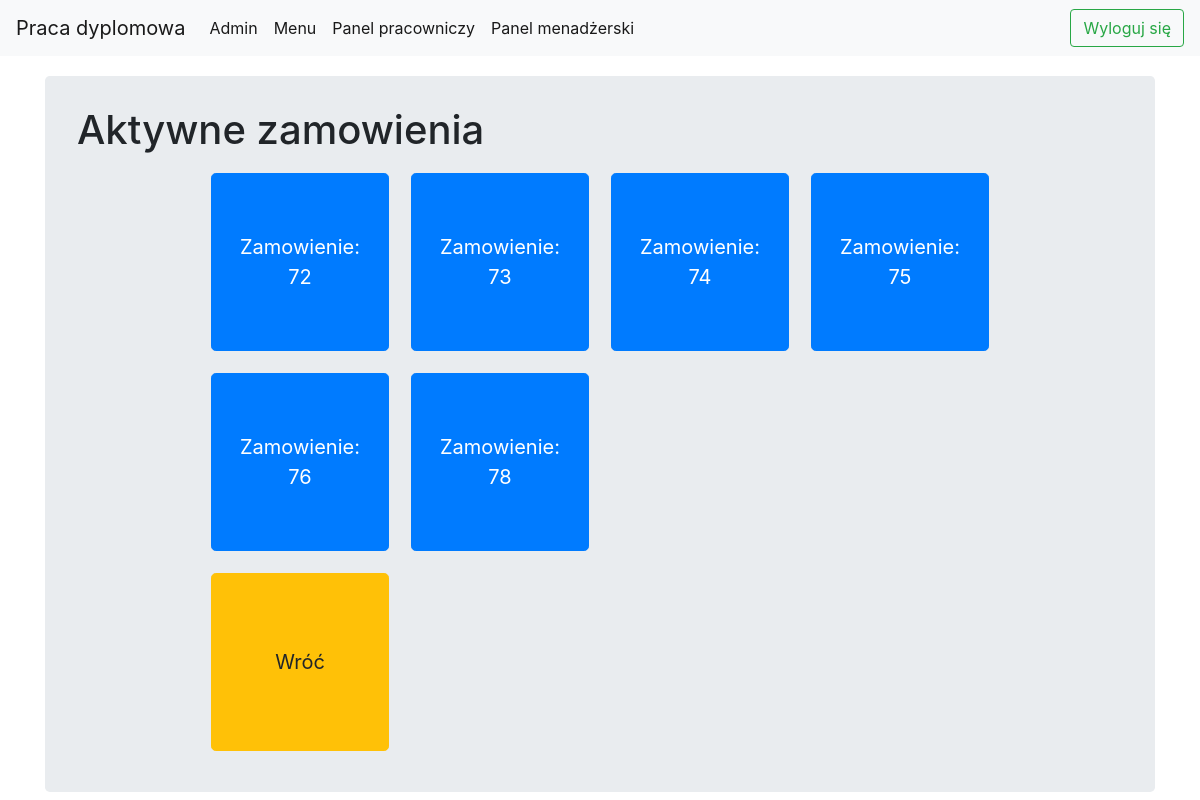
The app's page /active_orders/ (signed in), older data.
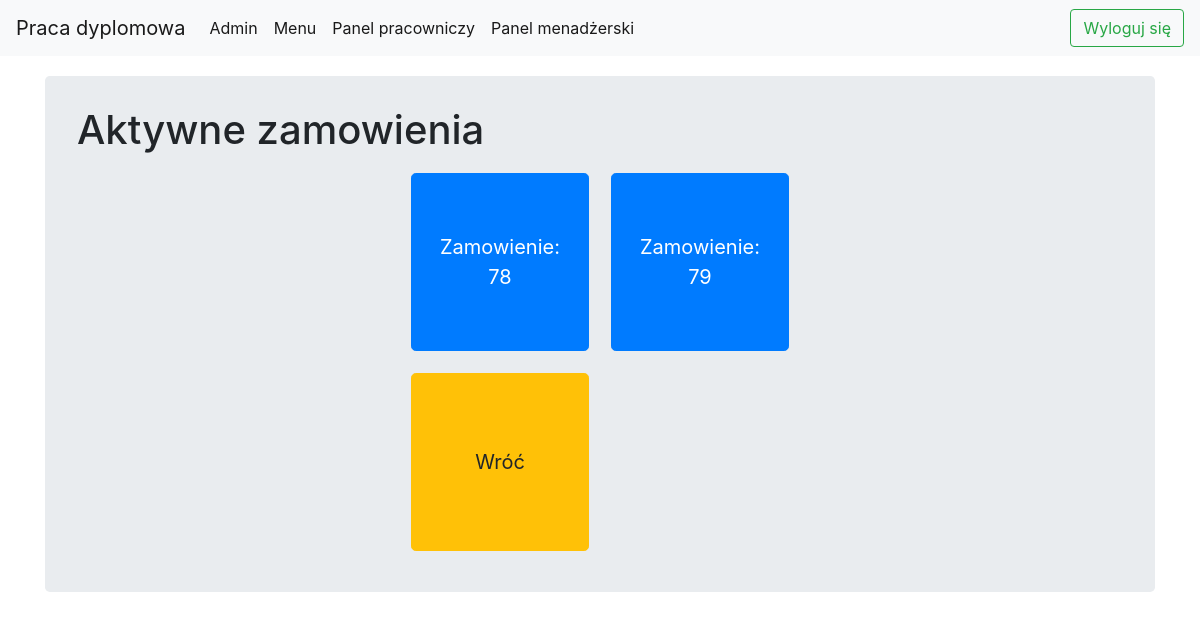
The same page, newer data.
### restaurantApp/models.py (models this page shows, shortened)
class Order(models.Model):
    date = models.DateTimeField(default=timezone.now)
    employee = models.ForeignKey(Employee, on_delete=models.CASCADE, default=None)
    total_price = models.FloatField(default=0)
    STATUS_TYPES = (
        ('A', 'Aktywne'),
        ('Z', 'Zamknięte')
    )
    status = models.CharField(max_length=1, choices=STATUS_TYPES, default='A')
    PAYMENT_TYPES = (
        ('G', 'Gotówka'),
        ('K', 'Karta')
    )
    payment = models.CharField(max_length=1, choices=PAYMENT_TYPES, null=True, blank=True)
    def __str__(self):
        return f"Zamowienie: {self.id}"

### restaurantApp/views.py (the view)
# urls.py: path('active_orders/', views.active_orders, name="active_orders"),
@login_required
def active_orders(request):
    active_orders = Order.objects.filter(status='A')
    return render(request, "restaurantApp/active_orders.html", {"active_orders": active_orders})

### templates/restaurantApp/active_orders.html
<!DOCTYPE html>
{% extends "restaurantApp/base.html" %}
{% load static %}
{% block css_block %}
    <link rel="stylesheet" type="text/css" href="{% static 'css/control_panel.css' %}">
{% endblock css_block %}
{% block body_block %}
    <div class="jumbotron">
        <h1> Aktywne zamowienia </h1>
        <table class="center">
            <tr>
                {% for order in active_orders %}
                    {% if forloop.counter0|divisibleby:4 %}
                        </tr>
                        <tr>
                    {% endif %}
                    <td>
                        <button type="button" class="btn btn-primary btn-lg"
                                onclick="location.href='{% url 'restaurantApp:order_detail' order.id %}'">{{ order }}
                        </button>
                    </td>
                {% endfor %}
                </tr>
            <td>
                <button type="back-button" class="btn btn-warning btn-lg"
                        onclick="location.href='{% url 'restaurantApp:controll_panel' %}'">Wróć
                </button>
            </td>
        </table>
    </div>
{% endblock %}

Row changes from the older to the newer data that the page shows:
no longer on this page (row edited): Order: id "Zamowienie: 72"
removed Order: id "Zamowienie: 73"
removed Order: id "Zamowienie: 74"
removed Order: id "Zamowienie: 75"
removed Order: id "Zamowienie: 76"
added Order: id "Zamowienie: 79"
